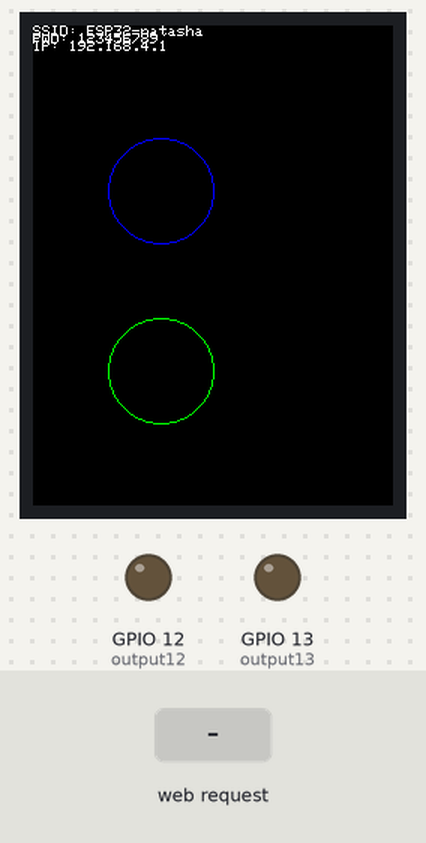
This sketch was run on a simulated ESP32. Parts: 240×320 colour display, output pins drawn as LEDs (lit = HIGH). The inputs (shaded band) are chosen by the test bench. What the sketch prints to the serial monitor is not drawn.

Above: at 1.4 s.
1.5 s: HTTP request GET /26/on received
At 2.7 s:
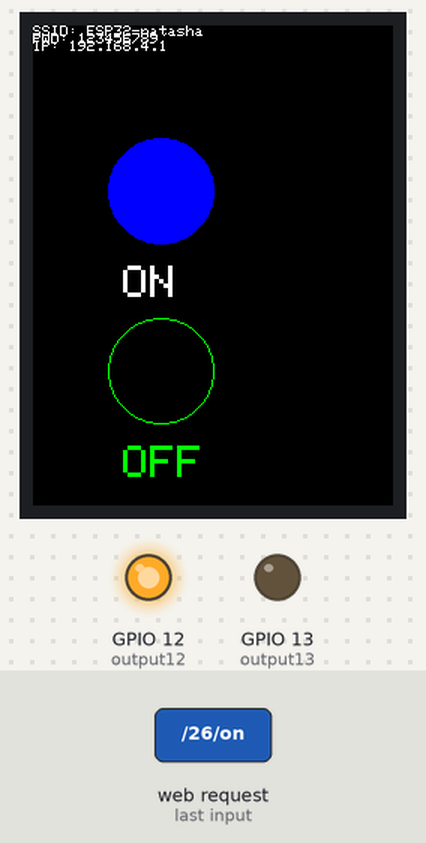
3.0 s: HTTP request GET /27/on received
At 4.1 s:
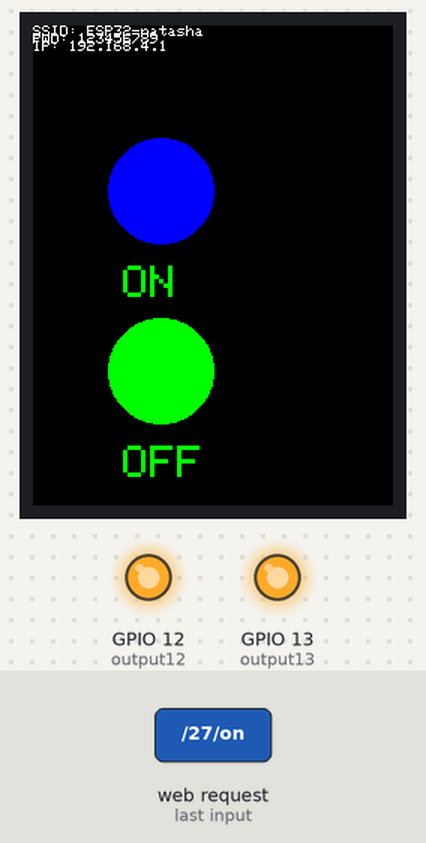
4.5 s: HTTP request GET /26/off received
At 5.0 s:
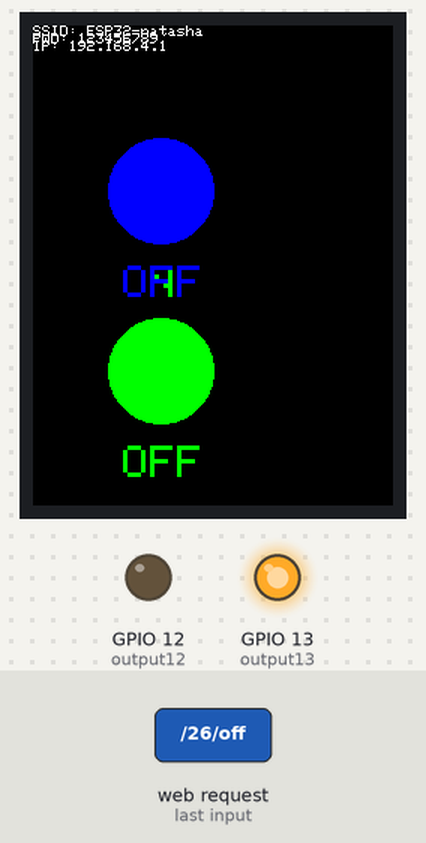
6.0 s: HTTP request GET /26/on received
At 6.4 s:
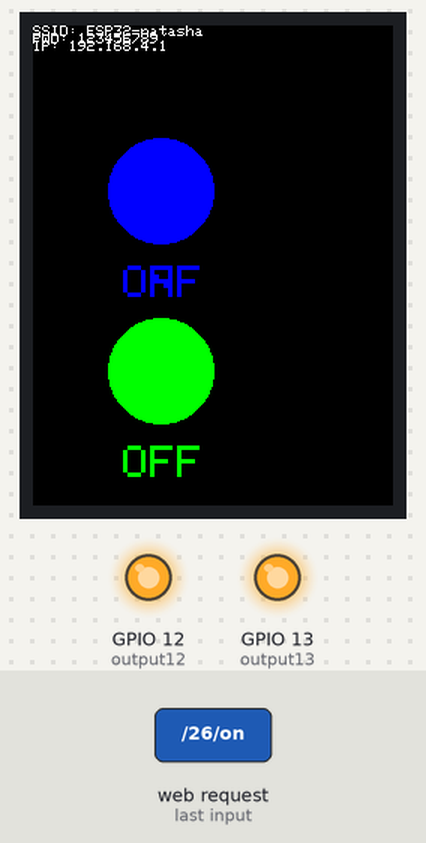
7.5 s: HTTP request GET /27/off received
At 8.6 s:
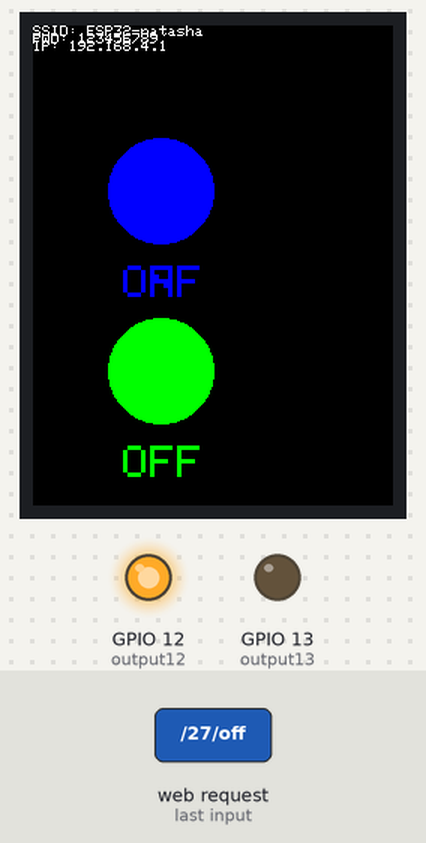
9.0 s: HTTP request GET /off received
At 9.7 s:
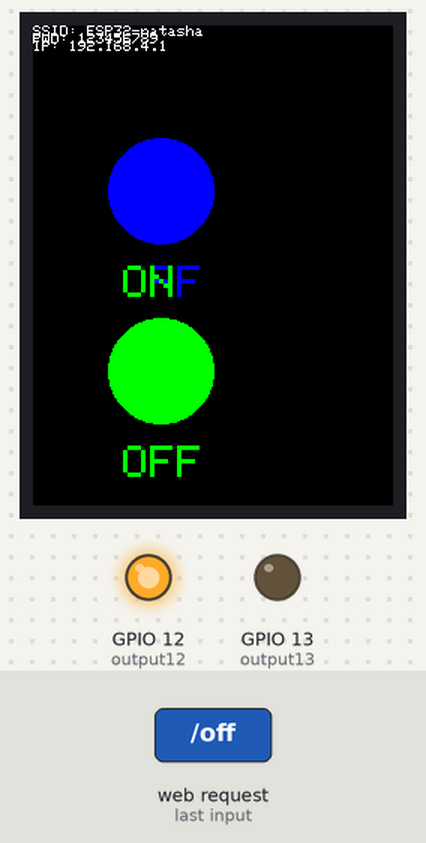
Timing chart, 0 to 11.5 s (numbered marks = the images above; inputs shaded):
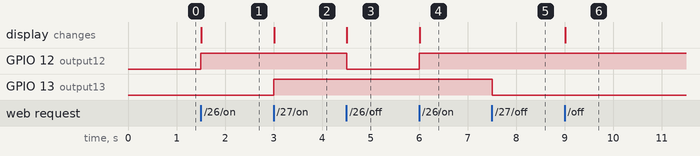

The sketch:

ESP32_Web_Server.ino
```cpp
/*********
Natasha Sieh
Complete project details at https://randomnerdtutorials.com
*********/

// Load Wi-Fi library
#include <WiFi.h>
#include<TFT_eSPI.h>//include TFT library
#include <SPI.h>

TFT_eSPI tft = TFT_eSPI();  // Invoke library, pins defined in User_Setup.h


// Replace with your network credentials
const char* ssid     = "R3-Natasha";
const char* password = "123456789";

// Set web server port number to 80
WiFiServer server(80);

// Variable to store the HTTP request
String header;

// Auxiliar variables to store the current output state
String output12State = "off";
String output13State = "off";

// Assign output variables to GPIO pins
const int output12 = 12;
const int output13 = 13;

void setup() {
  Serial.begin(115200);//begin serial and set baud
   tft.begin();//initialize tft
   tft.setRotation(180);//set rotation to horizontal so text fits
   tft.fillScreen(TFT_BLACK); //fill the screen so it is black
  Serial.begin(115200);
  // Initialize the output variables as outputs
  pinMode(output12, OUTPUT);
  pinMode(output13, OUTPUT);
  // Set outputs to LOW
  digitalWrite(output12, LOW);
  digitalWrite(output13, LOW);

  // Connect to Wi-Fi network with SSID and password
  Serial.print("Setting AP (Access Point)…");
  // Remove the password parameter, if you want the AP (Access Point) to be open
  WiFi.softAP(ssid, password);

  IPAddress IP = WiFi.softAPIP();
  Serial.print("AP IP address: ");
  Serial.println(IP);

  server.begin();

  tft.setTextSize(1); // Set text size to 1
  tft.setCursor(0, 0); // Set cursor position
  tft.println("SSID: ESP32-natasha");
  tft.setCursor(0, 5); // Set cursor position
  tft.println("PWD: 123456789");
  tft.setCursor(0, 10); // Set cursor position
  tft.println("IP: 192.168.4.1");


  //tft.drawCircle(85, 230, 35, TFT_GREEN); // Draw green circle
  //tft.drawCircle(85, 110, 35, TFT_BLUE); // Draw red circle
}

void loop(){
  tft.drawCircle(85, 230, 35, TFT_GREEN); // Draw green circle
  tft.drawCircle(85, 110, 35, TFT_BLUE); // Draw red circle

  WiFiClient client = server.available();   // Listen for incoming clients

  if (client) {                             // If a new client connects,
    Serial.println("New Client.");          // print a message out in the serial port
    String currentLine = "";                // make a String to hold incoming data from the client
    while (client.connected()) {            // loop while the client's connected
      if (client.available()) {             // if there's bytes to read from the client,
        char c = client.read();             // read a byte, then
        Serial.write(c);                    // print it out the serial monitor
        header += c;
        if (c == '\n') {                    // if the byte is a newline character
          // if the current line is blank, you got two newline characters in a row.
          // that's the end of the client HTTP request, so send a response:
          if (currentLine.length() == 0) {
            // HTTP headers always start with a response code (e.g. HTTP/1.1 200 OK)
            // and a content-type so the client knows what's coming, then a blank line:
            client.println("HTTP/1.1 200 OK");
            client.println("Content-type:text/html");
            client.println("Connection: close");
            client.println();

            // turns the GPIOs on and off
            if (header.indexOf("GET /26/on") >= 0) {
              Serial.println("GPIO 26 on");
              output12State = "on";
              digitalWrite(output12, HIGH);
            } else if (header.indexOf("GET /26/off") >= 0) {
              Serial.println("GPIO 26 off");
              output12State = "off";
              digitalWrite(output12, LOW);
            } else if (header.indexOf("GET /27/on") >= 0) {
              Serial.println("GPIO 27 on");
              output13State = "on";
              digitalWrite(output13, HIGH);
            } else if (header.indexOf("GET /27/off") >= 0) {
              Serial.println("GPIO 27 off");
              output13State = "off";
              digitalWrite(output13, LOW);
            }

            // Display the HTML web page
            client.println("<!DOCTYPE html><html>");
            client.println("<head><meta name=\"viewport\" content=\"width=device-width, initial-scale=1\">");
            client.println("<link rel=\"icon\" href=\"data:,\">");
            // CSS to style the on/off buttons
            // Feel free to change the background-color and font-size attributes to fit your preferences
            client.println("<style>html { font-family: Helvetica; display: inline-block; margin: 0px auto; text-align: center;}");
            client.println(".button { background-color: #4CAF50; border: none; color: white; padding: 16px 40px;");
            client.println("text-decoration: none; font-size: 30px; margin: 2px; cursor: pointer;}");
            client.println(".button2 {background-color: #555555;}</style></head>");

            // Web Page Heading
            client.println("<body><h1>ESP32 Web Server</h1>");

            // Display current state, and ON/OFF buttons for GPIO 26
            client.println("<p>GPIO 26 - State " + output12State + "</p>");
            // If the output12State is off, it displays the ON button
            if (output12State=="off") {
              client.println("<p><a href=\"/26/on\"><button class=\"button\">ON</button></a></p>");
              tft.drawCircle(85, 110, 35, TFT_BLUE); // Draw outline of green circle
              tft.setTextColor(TFT_BLUE);
              tft.setTextSize(3); // Set text size to 1
              tft.setCursor(60, 160); // Set cursor position
              tft.println("OFF");

            } else {
              client.println("<p><a href=\"/26/off\"><button class=\"button button2\">OFF</button></a></p>");
              tft.fillCircle(85, 110, 35, TFT_BLUE); // Draw outline of green circle
              tft.drawCircle(85, 110, 35, TFT_BLUE); // Draw outline of green circle
              tft.setTextSize(3); // Set text size to 1
              tft.setCursor(60, 160); // Set cursor position
              tft.println("ON");
            }

            // Display current state, and ON/OFF buttons for GPIO 27
            client.println("<p>GPIO 27 - State " + output13State + "</p>");
            // If the output13State is off, it displays the ON button
            if (output13State=="off") {
              client.println("<p><a href=\"/27/on\"><button class=\"button\">ON</button></a></p>");
              tft.drawCircle(85, 230, 35, TFT_GREEN); // Draw outline of green circle
              tft.setTextColor(TFT_GREEN);
              tft.setTextSize(3); // Set text size to 1
              tft.setCursor(60, 280); // Set cursor position
              tft.println("OFF");
            } else {
              client.println("<p><a href=\"/27/off\"><button class=\"button button2\">OFF</button></a></p>");
              tft.fillCircle(85, 230, 35, TFT_GREEN); // fill green circle
            }
            client.println("</body></html>");

            // The HTTP response ends with another blank line
            client.println();
            // Break out of the while loop
            break;
          } else { // if you got a newline, then clear currentLine
            currentLine = "";
          }
        } else if (c != '\r') {  // if you got anything else but a carriage return character,
          currentLine += c;      // add it to the end of the currentLine
        }
      }
    }
    // Clear the header variable
    header = "";
    // Close the connection
    client.stop();
    Serial.println("Client disconnected.");
    Serial.println("");
  }
}
```

Measured:
- after the input at 1.5 s, GPIO 12 (output12): LOW → HIGH at once; the display: changes at once (image 1)
- after the input at 3.0 s, GPIO 13 (output13): LOW → HIGH at once; the display: changes at once (image 2)
- after the input at 4.5 s, GPIO 12 (output12): HIGH → LOW at once; the display: changes at once (image 3)
- after the input at 6.0 s, GPIO 12 (output12): LOW → HIGH at once; the display: changes at once (image 4)
- after the input at 7.5 s, GPIO 13 (output13): HIGH → LOW at once
- after the input at 9.0 s, the display: changes at once (image 6)
